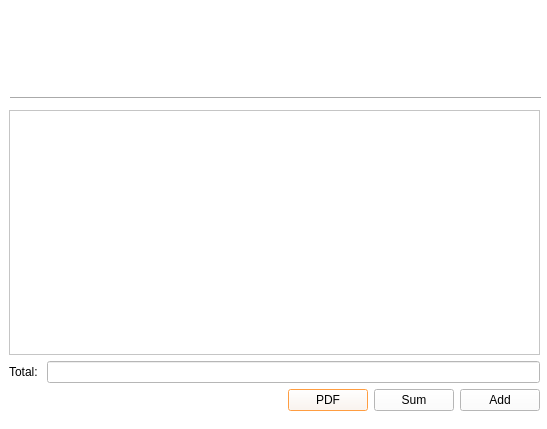
<?xml version="1.0" encoding="UTF-8"?>
<ui version="4.0">
 <class>Drugstore</class>
 <widget class="QDialog" name="Drugstore">
  <property name="geometry">
   <rect>
    <x>0</x>
    <y>0</y>
    <width>547</width>
    <height>429</height>
   </rect>
  </property>
  <property name="windowTitle">
   <string>Dialog</string>
  </property>
  <property name="styleSheet">
   <string notr="true">background-color: rgb(255, 255, 255);
selection-background-color: rgb(245, 121, 0);</string>
  </property>
  <widget class="QWidget" name="widget" native="true">
   <property name="geometry">
    <rect>
     <x>210</x>
     <y>10</y>
     <width>120</width>
     <height>80</height>
    </rect>
   </property>
   <property name="styleSheet">
    <string notr="true">image: url(:/images/icons-perfume-bottle-80.png);</string>
   </property>
  </widget>
  <widget class="Line" name="line">
   <property name="geometry">
    <rect>
     <x>10</x>
     <y>90</y>
     <width>531</width>
     <height>16</height>
    </rect>
   </property>
   <property name="orientation">
    <enum>Qt::Horizontal</enum>
   </property>
  </widget>
  <widget class="QWidget" name="layoutWidget">
   <property name="geometry">
    <rect>
     <x>9</x>
     <y>110</y>
     <width>531</width>
     <height>301</height>
    </rect>
   </property>
   <layout class="QVBoxLayout" name="verticalLayout">
    <item>
     <widget class="QTableWidget" name="tableWidget"/>
    </item>
    <item>
     <layout class="QHBoxLayout" name="horizontalLayout">
      <item>
       <widget class="QLabel" name="label">
        <property name="text">
         <string>Total: </string>
        </property>
       </widget>
      </item>
      <item>
       <widget class="QLineEdit" name="lineEdit"/>
      </item>
     </layout>
    </item>
    <item>
     <layout class="QHBoxLayout" name="horizontalLayout_2">
      <item>
       <spacer name="horizontalSpacer">
        <property name="orientation">
         <enum>Qt::Horizontal</enum>
        </property>
        <property name="sizeHint" stdset="0">
         <size>
          <width>278</width>
          <height>20</height>
         </size>
        </property>
       </spacer>
      </item>
      <item>
       <widget class="QPushButton" name="pushButton_3">
        <property name="text">
         <string>PDF</string>
        </property>
       </widget>
      </item>
      <item>
       <widget class="QPushButton" name="pushButton">
        <property name="text">
         <string>Sum</string>
        </property>
       </widget>
      </item>
      <item>
       <widget class="QPushButton" name="pushButton_2">
        <property name="text">
         <string>Add</string>
        </property>
       </widget>
      </item>
     </layout>
    </item>
   </layout>
  </widget>
 </widget>
 <resources/>
 <connections/>
</ui>
